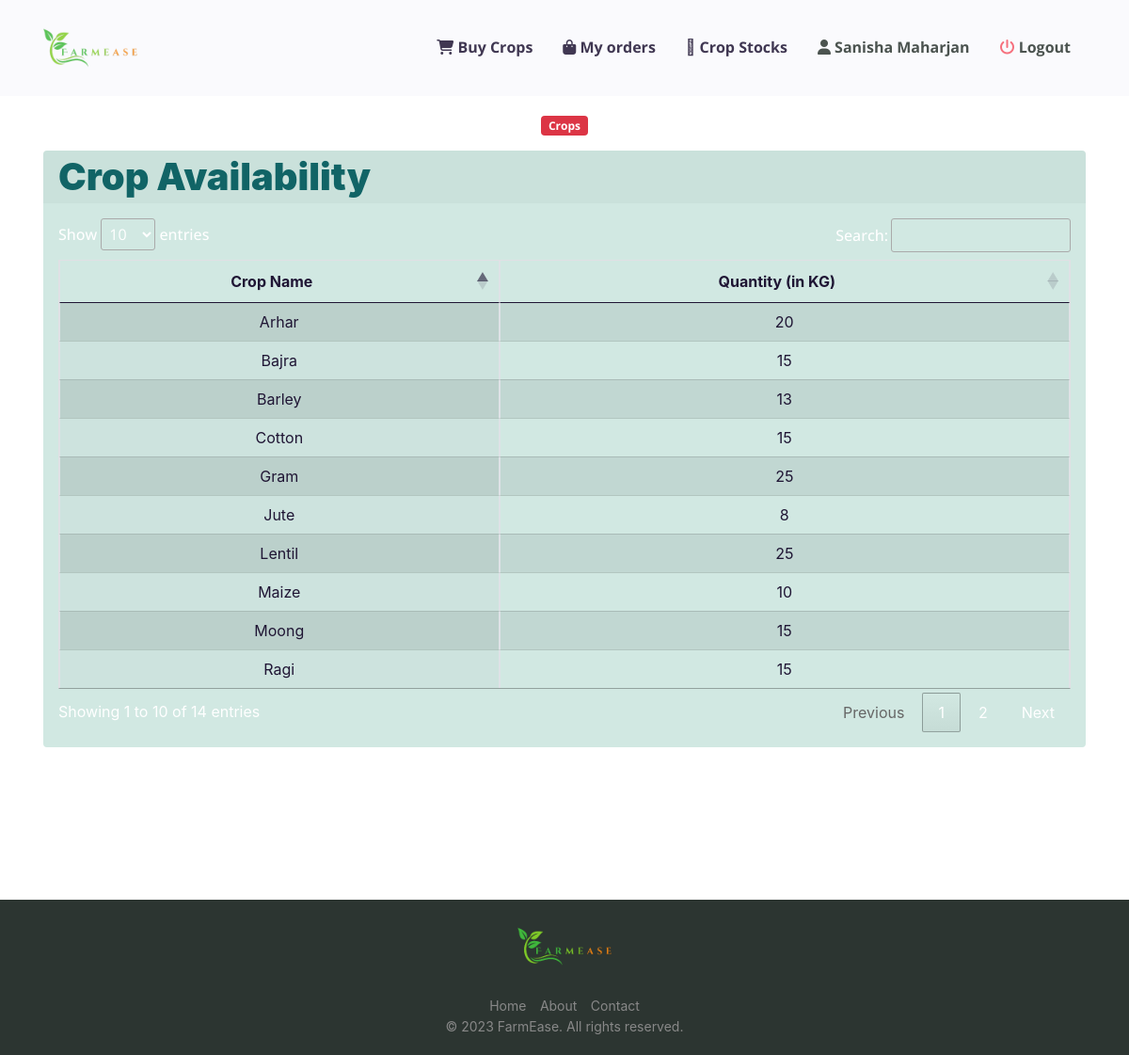
Screenshot of /customer/cstock_crop.php (signed in) with the database file from the repository.
### tables this page shows
CREATE TABLE `custlogin` (
  `cust_id` int(20) NOT NULL,
  `cust_name` varchar(255) NOT NULL,
  `password` varchar(255) NOT NULL,
  `email` varchar(255) NOT NULL,
  `address` varchar(255) NOT NULL,
  `district` varchar(255) NOT NULL,
  `province` varchar(255) NOT NULL,
  `phone_no` varchar(255) NOT NULL,
  `photo` varchar(255) NOT NULL,
  `otp` int(50) NOT NULL
);

CREATE TABLE `production_approx` (
  `crop` varchar(20) NOT NULL,
  `quantity` int(11) NOT NULL
);

### customer/csession.php (called while the page is built, shortened)
<?php
$user_check = $_SESSION['customer_login_user'];
?>

### customer/cstock_crop.php (the view, shortened to what this page needs)
<?php
include ('csession.php');
$query4 = "SELECT * from custlogin where email='$user_check'";
              $ses_sq4 = mysqli_query($conn, $query4);
              $row4 = mysqli_fetch_assoc($ses_sq4);
              $para2 = $row4['cust_name'];
?>
<!DOCTYPE html>
<html>
<?php include ('cheader.php');  ?>
  <body class="bg-white" id="top">
<?php include ('cnav.php');  ?>
  <section class="section section-shaped section-lg">
<div class="container ">
    	 <div class="row">
          <div class="col-md-8 mx-auto text-center">
            <span class="badge badge-danger badge-pill mb-3">Crops</span>
          </div>
        </div>
          <div class="row row-content">
            <div class="col-md-12 mb-3">
				<div class="card text-white bg-gradient-warning mb-3">
				  <div class="card-header">
				  <span class=" text-color display-4" > Crop Availability </span>
				  </div>
				  <div class="card-body text-white">
				<table class="table table-striped table-hover table-bordered bg-gradient-white text-center display text-dark" id="myTable">
				    <thead>
		<tr class="font-weight-bold text-dark">
					<th><center>Crop Name</center></th>
					<th><center>Quantity (in KG)</center></th>
						</tr>
			</thead>
		<tbody>
						<?php
	$sql = "SELECT crop, quantity FROM production_approx where quantity > 0";
								$query = mysqli_query($conn,$sql);
								while($res = mysqli_fetch_array($query)){
				 ?>
		 <tr class="text-center text-dark">
							 <td> <?php echo $res['crop'];  ?> </td>
							 <td> <?php echo $res['quantity'];  ?> </td>
							</tr>
							 <?php
							 }
							  ?>
		</tbody>
				  </table>
				  </div>
				</div>
            </div>
          </div>
        </div>
</section>
    <?php require("footer.php");?>
</body>
</html>

### customer/cnav.php (shortened to what this page needs)
  <nav
  id="navbar-main"
      class="navbar navbar-expand-lg navbar-light fixed-top py-3 bg-light opacity-85" data-navbar-on-scroll="data-navbar-on-scroll">
      <div class="container"><a class="navbar-brand" href="#"><img class="d-inline-block align-top img-fluid" src="../assets/img/fm-logo.png" alt="" width="100" /><span class="text-theme font-monospace fs-4 ps-2"></span></a>
         <div class="navbar-collapse collapse border-top border-lg-0 mt-4 mt-lg-0" id="navbarSupportedContent">
         <ul class="navbar-nav align-items-lg-center ml-auto topnav" id="nav">
         <li class="nav-item px-2">
              <a href="cbuy_crops.php" class="nav-link">
                <span class="text-dark nav-link-inner--text font-weight-bold"
                  ><i class="text-dark fas fa-shopping-cart"></i> Buy Crops</span
                >
              </a>
            </li>
            <li class="nav-item px-2">
              <a href="corderhistory.php" class="nav-link">
                <span class="text-dark nav-link-inner--text font-weight-bold"
                  ><i class="fa fa-shopping-bag" aria-hidden="true"></i> My orders</span
                >
              </a>
            </li>
            <li class="nav-item px-2">
              <a href="cstock_crop.php" class="nav-link">
                <span class="text-dark nav-link-inner--text font-weight-bold"
                  ><i class="text-dark fad fa-store-alt"></i> Crop Stocks</span
                >
              </a>
            </li>
		   <li class="nav-item px-2" id="profile">
              <a href="cprofile.php" class="nav-link">
                <span class="nav-link-inner--text font-weight-bold"
                  ><i class="fas fa-user"></i> <?php echo $para2 ?> </span
                >
              </a>
            </li>
		   <li class="nav-item px-2">
              <a href="clogout.php" class="nav-link">
                <span class="nav-link-inner--text font-weight-bold"
                  ><i class="text-danger fas fa-power-off"></i> Logout </span
                >
              </a>
</li>
          </ul>
        </div>
      </div>
    </nav>
  </body>
</html>

### customer/cnav.php (style rules this page uses)
.topnav a { border-bottom: 3px solid transparent; }

### rows the page displays
custlogin: cust_name "Sanisha Maharjan"
production_approx: crop "Arhar", quantity "20"
production_approx: crop "Bajra", quantity "15"
production_approx: crop "Barley", quantity "13"
production_approx: crop "Cotton", quantity "15"
production_approx: crop "Gram", quantity "25"
production_approx: crop "Jute", quantity "8"
production_approx: crop "Lentil", quantity "25"
production_approx: crop "Maize", quantity "10"
production_approx: crop "Moong", quantity "15"
production_approx: crop "Ragi", quantity "15"
